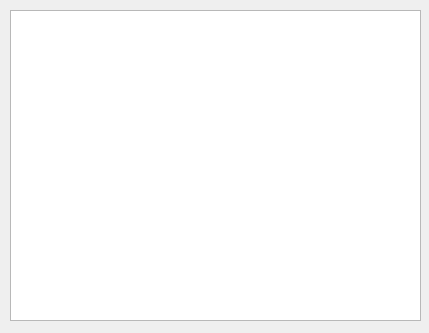
<?xml version="1.0" encoding="UTF-8"?>
<ui version="4.0">
 <class>Dialog</class>
 <widget class="QDialog" name="Dialog">
  <property name="geometry">
   <rect>
    <x>0</x>
    <y>0</y>
    <width>429</width>
    <height>333</height>
   </rect>
  </property>
  <property name="windowTitle">
   <string>Dialog</string>
  </property>
  <widget class="QTextBrowser" name="textBrowser">
   <property name="geometry">
    <rect>
     <x>10</x>
     <y>10</y>
     <width>411</width>
     <height>311</height>
    </rect>
   </property>
  </widget>
 </widget>
 <resources/>
 <connections/>
</ui>
